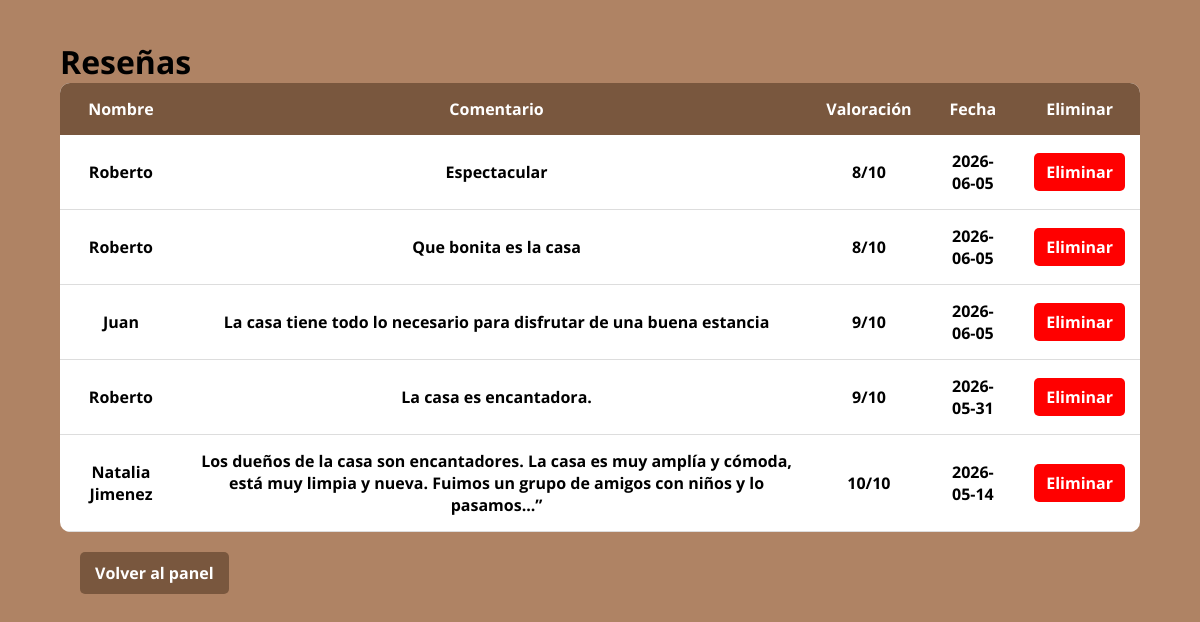
The app's page /CasaConsuelo-AntonioMontalbo/view/resenas_admin_view.php (signed in) with its own data.
### tables this page shows
CREATE TABLE `resena` (
  `id` int(11) NOT NULL,
  `nombre` varchar(100) DEFAULT NULL,
  `comentario` text DEFAULT NULL,
  `valoracion` decimal(11,0) DEFAULT NULL,
  `fecha` date DEFAULT NULL,
  `id_usuario` int(11) NOT NULL
);

### CasaConsuelo-AntonioMontalbo/model/resena_model.php (called while the page is built, shortened)
<?php
class Resena{
    private $conexion;
    public function __construct($conexion){
        $this->conexion = $conexion;
    }
    public function obtenerResenas(){
        $sql = "SELECT * FROM resena ORDER BY id DESC";
        $resultado = mysqli_query($this->conexion,$sql);
        $resenas = array();
        while($fila = mysqli_fetch_assoc($resultado)){
            $resenas[] = $fila;
        }
        return $resenas;
    }
}
?>

### CasaConsuelo-AntonioMontalbo/view/resenas_admin_view.php (the view, shortened to what this page needs)
<?php
include("../php/conexion.php");
include("../model/resena_model.php");
$resena = new Resena($conexion);
$resenas = $resena->obtenerResenas();
?>
<!DOCTYPE html>
<html lang="es">
<head>
    <link rel="stylesheet" href="../estilos.css">
    <link rel="stylesheet" href="../responsive.css"  media="screen and (max-width: 768px)">
</head>
<body>
    <div class="contenedor-admin">
        <h1>Reseñas</h1>
        <table class="tabla-admin">
            <tr>
                <th>Nombre</th>
                <th>Comentario</th>
                <th>Valoración</th>
                <th>Fecha</th>
                <th>Eliminar</th>
            </tr>
            <?php foreach($resenas as $fila){ ?>
            <tr>
                <td><?php echo $fila["nombre"]; ?></td>
                <td><?php echo $fila["comentario"]; ?></td>
                <td><?php echo $fila["valoracion"]; ?>/10</td>
                <td><?php echo $fila["fecha"]; ?></td>
                <td>
                    <a class="boton-eliminar" href="../controller/admin_controller.php?eliminar_resena=<?php echo $fila["id"]; ?>">Eliminar</a>
                </td>
            </tr>
            <?php } ?>
        </table>
        <a href="panel_view.php" class="volver-panel">Volver al panel</a>
    </div>
</body>
</html>

### CasaConsuelo-AntonioMontalbo/estilos.css (style rules this page uses)
* { margin: 0; padding: 0; box-sizing: border-box; }
body { font-family: "Open Sans", sans-serif; background-color: #af8364; display: grid; grid-template-areas: "header" "main" "footer"; }
.contenedor-admin { width: 90%; margin: 40px auto; }
.tabla-admin { width: 100%; border-collapse: collapse; background-color: white; border-radius: 10px; overflow: hidden; }
.tabla-admin th { background-color: #79573e; color: white; padding: 15px; }
.tabla-admin td { padding: 15px; text-align: center; border-bottom: 1px solid #ddd; }
.boton-eliminar { background-color: red; color: white; padding: 8px 12px; border-radius: 5px; text-decoration: none; }
.volver-panel { display: inline-block; margin: 20px; background-color: #79573e; color: white; padding: 10px 15px; border-radius: 5px; text-decoration: none; }

### records on screen
resena: nombre "Roberto", comentario "Espectacular", valoracion "8", fecha "2026-06-05"
resena: nombre "Roberto", comentario "Que bonita es la casa", valoracion "8", fecha "2026-06-05"
resena: nombre "Juan", comentario "La casa tiene todo lo necesario para disfrutar de una buena estancia", valoracion "9", fecha "2026-06-05"
resena: nombre "Roberto", comentario "La casa es encantadora.", valoracion "9", fecha "2026-05-31"
resena: nombre "Natalia Jimenez", comentario "Los dueños de la casa son encantadores. La casa es muy amplía y cómoda, está muy limpia y nueva. Fuimos un grupo de amigos con niños y lo pasamos...”", valoracion "10", fecha "2026-05-14"
